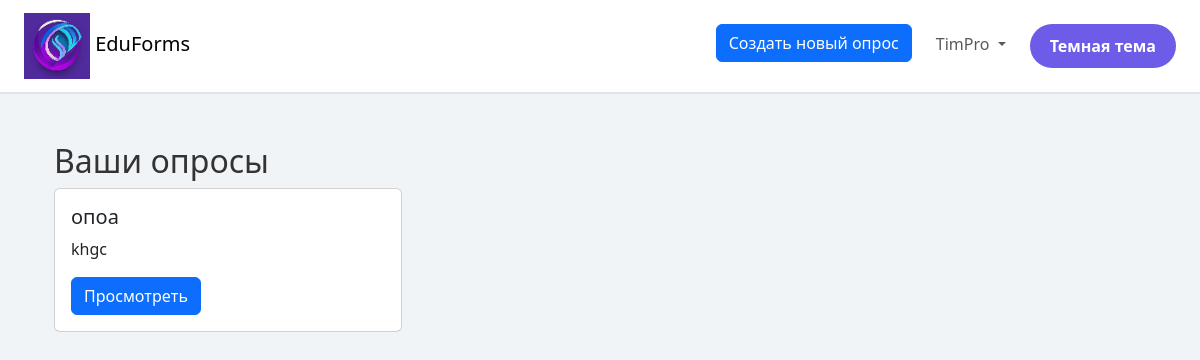
/ (signed in), run on an earlier commit of the app's database.
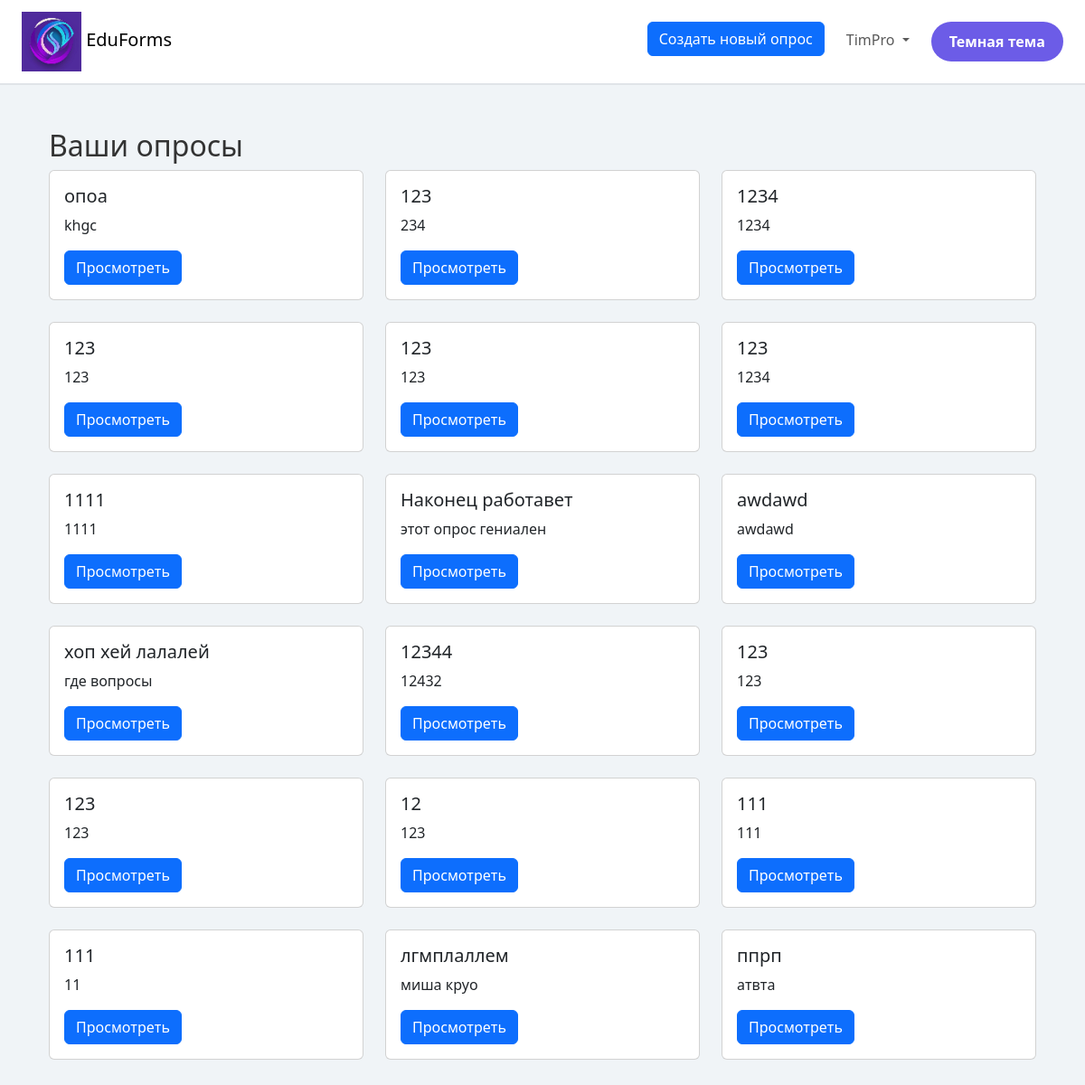
And on a later commit of the database.
### tables this page shows
CREATE TABLE surveys (
                        id INTEGER PRIMARY KEY AUTOINCREMENT,
                        name TEXT NOT NULL,
                        description TEXT,
                        user_id INTEGER NOT NULL,
                        show_correct_answers BOOLEAN DEFAULT 0  -- Новое поле
                    );

### main.py (the view)
@app.route('/')
def index():
    user_id = session.get('user_id')
    surveys = []
    if user_id:
        try:
            with closing(get_db()) as conn:
                cursor = conn.cursor()
                cursor.execute('SELECT id, name, description FROM surveys WHERE user_id = ?', (user_id,))
                surveys = cursor.fetchall()
        except sqlite3.Error as e:
            print(f"Ошибка базы данных: {e}")
            flash('Произошла ошибка при загрузке опросов.', 'danger')
    theme = session.get('theme', 'light')
    return render_template('index.html', theme=theme, surveys=surveys)

### main.py (called while the page is built)
def get_db():
    conn = sqlite3.connect('database.db')
    conn.row_factory = sqlite3.Row
    return conn

@app.context_processor
def inject_theme():
    theme = session.get('theme', 'light')
    return {'theme': theme}

### templates/index.html (shortened to what this page needs)
{% extends 'base.html' %}
{% block content %}
<div class="container my-5">
    {% if surveys %}
    <div class="mt-5">
        <h2>Ваши опросы</h2>
        <div class="row">
            {% for survey in surveys %}
            <div class="col-md-4 mb-4">
                <div class="card {{ 'bg-dark text-white' if theme == 'dark' else '' }}">
                    <div class="card-body">
                        <h5 class="card-title">{{ survey['name'] }}</h5>
                        <p class="card-text">{{ survey['description'] or 'Описание отсутствует' }}</p>
                        <a href="{{ url_for('survey.view_survey', survey_id=survey['id']) }}" class="btn btn-primary">Просмотреть</a></div>
                </div>
            </div>
            {% endfor %}
        </div>
    </div>
    {% endif %}
</div>
{% endblock %}

### templates/base.html (shortened to what this page needs)
<!DOCTYPE html>
<html lang="en">
<head>
    <link href="https://cdn.jsdelivr.net/npm/bootstrap@5.3.0-alpha1/dist/css/bootstrap.min.css" rel="stylesheet">
    <link rel="stylesheet" href="{{ url_for('static', filename='styles.css') }}">
</head>
<body class="{{ 'dark-theme' if theme == 'dark' else 'light-theme' }}">
    {% include 'navbar.html' %}
    <div class="container my-4">
        {% block content %}{% endblock %}
    </div>
</body>
</html>

### templates/navbar.html (shortened to what this page needs)
<nav class="navbar navbar-expand-lg {{ 'navbar-dark dark-theme' if theme == 'dark' else 'navbar-light light-theme' }} px-4">
    <a class="navbar-brand" href="/">
        <img src="{{ url_for('static', filename='logo.png') }}" alt="EduForms Logo">
        EduForms
    </a>
    <div class="collapse navbar-collapse" id="navbarNav">
        <ul class="navbar-nav ms-auto">
            {% if session.get('user_id') %}
            <li class="nav-item">
                <a class="btn btn-primary me-3" href="/survey/create_survey">Создать новый опрос</a>
            </li>
            <li class="nav-item dropdown">
                <a class="nav-link dropdown-toggle" href="#" id="userDropdown" role="button" data-bs-toggle="dropdown" aria-expanded="false">
                    {{ session.get('username') }}
                </a>
            </li>
            {% endif %}
            <li class="nav-item">
                <form method="POST" action="/toggle_theme">
                    <button class="btn btn-dark-mode ms-3" type="submit">
                        {{ "Темная тема" if theme == "light" else "Светлая тема" }}
                    </button>
                </form>
            </li>
        </ul>
    </div>
</nav>

### static/styles.css (style rules this page uses)
body.light-theme { background-color: #f0f4f7; color: #333; }
.navbar.light-theme { background-color: #ffffff; border-bottom: 2px solid #e0e4e8; }
.btn-dark-mode { background-color: #6c5ce7; color: white; font-weight: 600; border-radius: 25px; padding: 10px 20px; border: none; transition: all 0.3s ease-in-out; }

What changed in the data, as far as the page shows it:
added surveys: name "123", description "234"
added surveys: name "1234", description "1234"
added surveys: name "123", description "123"
added surveys: name "123", description "123"
added surveys: name "123", description "1234"
added surveys: name "1111", description "1111"
added surveys: name "Наконец работавет", description "этот опрос гениален"
added surveys: name "awdawd", description "awdawd"
added surveys: name "хоп хей лалалей", description "где вопросы"
added surveys: name "12344", description "12432"
added surveys: name "123", description "123"
added surveys: name "123", description "123"
added surveys: name "12", description "123"
added surveys: name "111", description "111"
added surveys: name "111", description "11"
added surveys: name "лгмплаллем", description "миша круо"
added surveys: name "ппрп", description "атвта"
